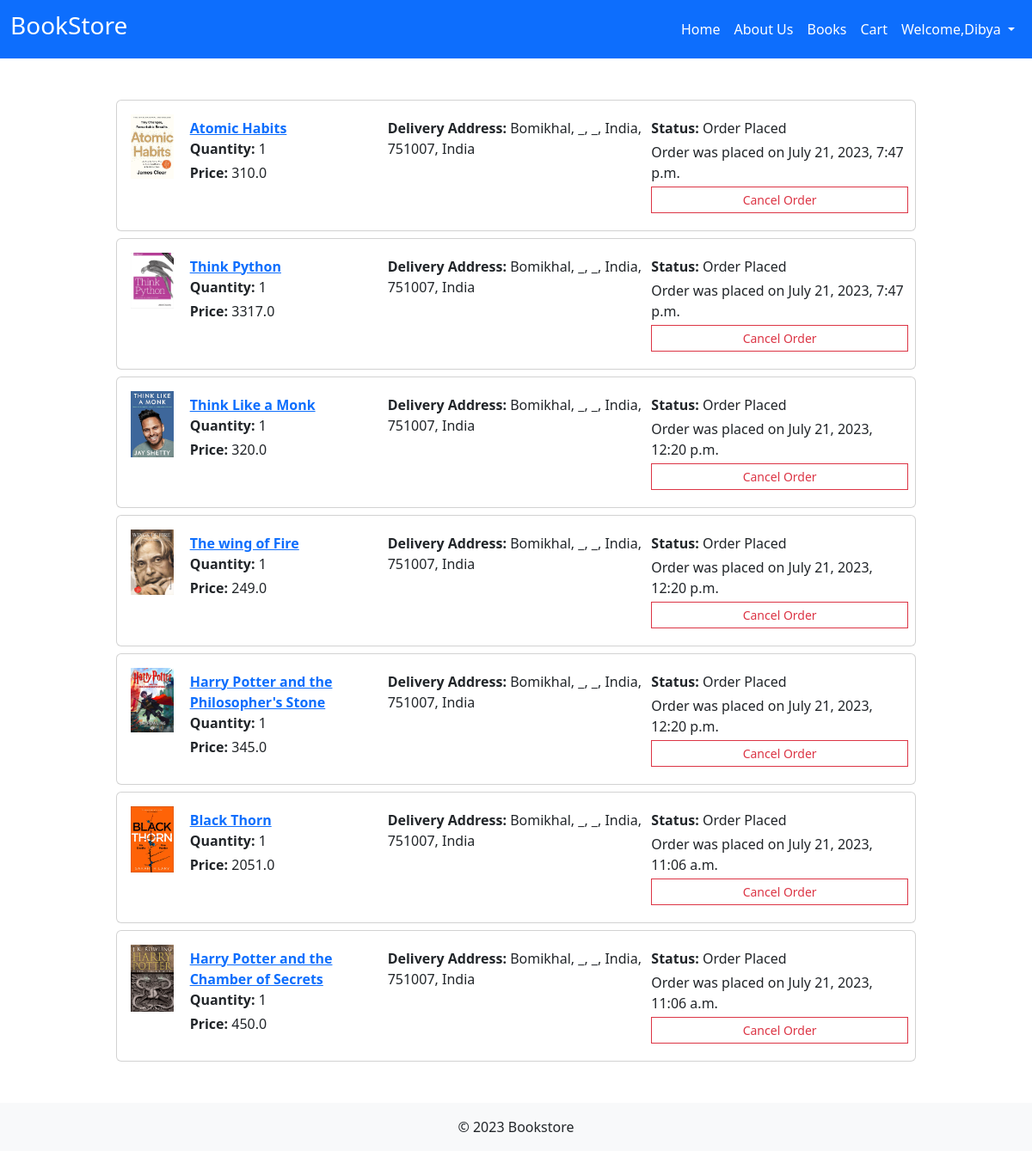
/book/orders/ (signed in), run on the app's committed database.
### book/models.py (models this page shows, shortened)
class Order(models.Model):
    STATUS_OPTION = [
        ("Placed", "Placed"),
        ("Packed", "Packed"),
        ("Shipped", "Shipped"),
        ("Delievered", "Delievered"),
        ("Cancelled", "Cancelled")
    ]
    PAYMENT_MODES=[
        ("COD", "COD"),
        ("Online", "Online")
    ]
    user = models.ForeignKey(User, on_delete = models.DO_NOTHING)
    book = models.ForeignKey(Book, on_delete=models.DO_NOTHING)
    address = models.ForeignKey(Address, on_delete=models.DO_NOTHING)
    quantity = models.IntegerField()
    price = models.FloatField()
    status = models.CharField(max_length=20, choices=STATUS_OPTION, default="Placed")
    payment_method = models.CharField(max_length=20, choices = PAYMENT_MODES)
    created_at = models.DateTimeField(auto_now_add=True)
    updated_at = models.DateTimeField(auto_now=True)

class Book(models.Model):
    category = models.ForeignKey(category,  on_delete=models.CASCADE)
    title = models.CharField(max_length=255)
    author = models.CharField(max_length=255)
    publisher = models.CharField(max_length=255)
    publication_year = models.IntegerField()
    price = models.FloatField()
    description = models.TextField()
    publication_year = models.CharField(max_length=255)
    is_available= models.BooleanField(default=True)
    image= models.ImageField(upload_to="book_images")

### user/models.py (models this page shows)
class Address(models.Model):
    user = models.ForeignKey(User, on_delete=models.CASCADE)
    address_line_one = models.CharField(max_length=255)
    address_line_two = models.CharField(max_length=255)
    locality = models.CharField(max_length=255)
    landmark = models.CharField(max_length=255)
    state = models.CharField(max_length=255)
    city = models.CharField(max_length=255)
    country = models.CharField(max_length=255)
    zip = models.CharField(max_length=10)
    mobile = models.CharField(max_length=10)
    def __str__(self):
        return self.address_line_one+", "+self.address_line_two + ", "+self.locality+", "+self.country+", "+self.zip+", "+self.country

### book/views.py (the view)
# urls.py: path("orders/", orders , name="orders"),
def orders(request):
    orders = Order.objects.filter(user=request.user).order_by('-id') # will fetch by reverse order of id
    context = {
        "orders": orders
    }
    return render(request, 'book/orders.html',context)

### templates/book/orders.html (shortened to what this page needs)
{% extends 'base.html' %}
{% block content %}
<div class="container my-5">
    <div class="col-md-10 mx-auto">
        {% for order in orders %}
        <div class=" card mb-2">
            <div class="card-body">
                <div class="row">
                    <div class="col-md-1">
                        <img src="{{order.book.image.url}}" style="width: 50px">
                    </div>
                    <div class="col-md-3 p-1">
                        <a href="{% url 'book_details' order.book.id %}" class="d-block fw-semibold">{{order.book.title}}</a>
                        <p class="mb-1"><b>Quantity:</b> {{order.quantity}}</p>
                        <p class="mb-1"><b>Price: </b> {{order.price}}</p>
                    </div>
                    <div class="col-md-4 p-1">
                        <p><b>Delivery Address: </b>{{order.address}}</p>
                    </div>
                    <div class="col-md-4 p-1">
                        <p class="mb-1"><b>Status:</b> Order {{order.status}}</p>
                        <div>
                            {% if order.status == "Delievered" %}
                                <p class="mb-1">Order is delivered on {{order.updated_at}}</p>
                                <a href=""
                                class="btn btn-sm btn-outline-primary rounded-0 d-block"
                                data-bs-toggle="modal"
                                data-bs-target="#feedbackModal"
                                data-book-id="{{order.book.id}}"
                                data-book-title="{{order.book.title}}"
                                onclick = "setBookDetails(event)"
                                >Feedback</a>
                            {% else %}
                                <p class="mb-1">Order was placed on {{order.created_at}}</p>
                                <a href="" class="btn btn-sm btn-outline-danger rounded-0 d-block" >Cancel Order</a>
                            {% endif %}
                        </div>
                    </div>
                </div>
            </div>
        </div>
        {% endfor %}
    </div>
</div>
{% endblock content %}

### templates/base.html (shortened to what this page needs)
{% load static %}
<!DOCTYPE html>
<html lang="en">
<head>
    <link rel="stylesheet" href= "{% static 'css/style.css' %}">
    <link rel="stylesheet" href= "{% static 'bootstrap/bootstrap.min.css' %}">
    <link rel="stylesheet" href="https://cdnjs.cloudflare.com/ajax/libs/font-awesome/6.4.0/css/all.min.css" />
</head>
<body>
    <nav class="navbar navbar-expand-lg navbar-dark bg-primary">
        <div class="container-fluid">
          <a class="navbar-brand" href="{% url 'index' %}">
            <h3>BookStore</h3>
        </a>
          <div class="collapse navbar-collapse" id="navbarNav">
            <ul class="navbar-nav ms-auto">
              <li class="nav-item">
                <a class="nav-link active" aria-current="page" href="{% url 'index' %}">Home</a>
              </li>
              <li class="nav-item" >
                <a class="nav-link active" aria-current="page" href="{% url 'aboutus' %}">About Us</a>
              </li>
              <li class="nav-item" >
                <a class="nav-link active" aria-current="page" href="{% url 'all_books' %}">Books</a>
              </li>
              {% if user.is_authenticated %}
              <li class="nav-item" >
                <a class="nav-link active" aria-current="page" href="{% url 'cart' %}">Cart</a>
              </li>
              <li class="nav-item dropdown">
                <a class="nav-link dropdown-toggle active" href="#" role="button" data-bs-toggle="dropdown" aria-expanded="false">
                  Welcome,{{user.first_name}}
                </a>
              </li>
            {% endif %}
            </ul>
          </div>
        </div>
      </nav>
    {% block content %}{% endblock content %}
    <footer class="bg-light text-center py-3">
        &copy; 2023 Bookstore
    </footer>
</body>
</html>

### static/css/style.css (style rules this page uses)
body { font-family: Arial, Helvetica, sans-serif; background-color:antiquewhite; }

### data on the page
Order: book.image (picture), book "Atomic Habits", quantity "1", price "310.0", address "Bomikhal, _, _, India, 751007, India", status "Placed", created_at "July 21, 2023, 7:47 p.m."
Order: book.image (picture), book "Think Python", quantity "1", price "3317.0", address "Bomikhal, _, _, India, 751007, India", status "Placed", created_at "July 21, 2023, 7:47 p.m."
Order: book.image (picture), book "Think Like a Monk", quantity "1", price "320.0", address "Bomikhal, _, _, India, 751007, India", status "Placed", created_at "July 21, 2023, 12:20 p.m."
Order: book.image (picture), book "The wing of Fire", quantity "1", price "249.0", address "Bomikhal, _, _, India, 751007, India", status "Placed", created_at "July 21, 2023, 12:20 p.m."
Order: book.image (picture), book "Harry Potter and the Philosopher's Stone", quantity "1", price "345.0", address "Bomikhal, _, _, India, 751007, India", status "Placed", created_at "July 21, 2023, 12:20 p.m."
Order: book.image (picture), book "Black Thorn", quantity "1", price "2051.0", address "Bomikhal, _, _, India, 751007, India", status "Placed", created_at "July 21, 2023, 11:06 a.m."
Order: book.image (picture), book "Harry Potter and the Chamber of Secrets", quantity "1", price "450.0", address "Bomikhal, _, _, India, 751007, India", status "Placed", created_at "July 21, 2023, 11:06 a.m."

### other printed values
{{ user.first_name }} "Dibya"
